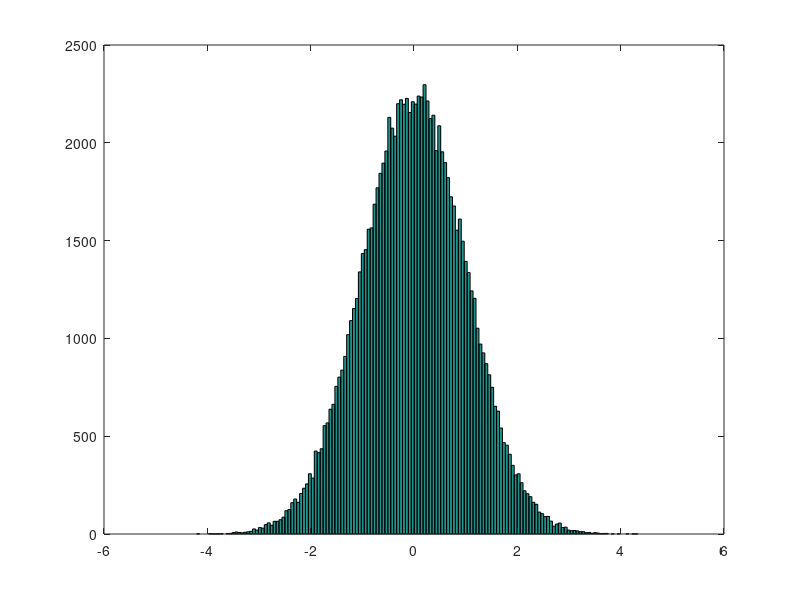

Write the MATLAB code that produced this figure.
clc;
close all;
clear all;

rui = randn(1,100000);
max(rui)
min(rui)
var(rui)        %variancia
mean(rui)       %média
hist(rui, 150)
E_x_2 = sum(rui.^2)/length(rui) %valor médio quadrático

%testando sinal deslocado alterando média
r = rui + 5;
var(r)      %variância fica a mesma
mean(r)     %média soma 5
E1_x_2 = sum(r.^2)/length(r) %valor médio quadrático E[x²] = E[x]²(potência DC) + sigma²(potência AC)

%alterando a variância
r_var = sqrt(2)*rui; %sqrt(2) é o valor da variância a somar
var(r_var)